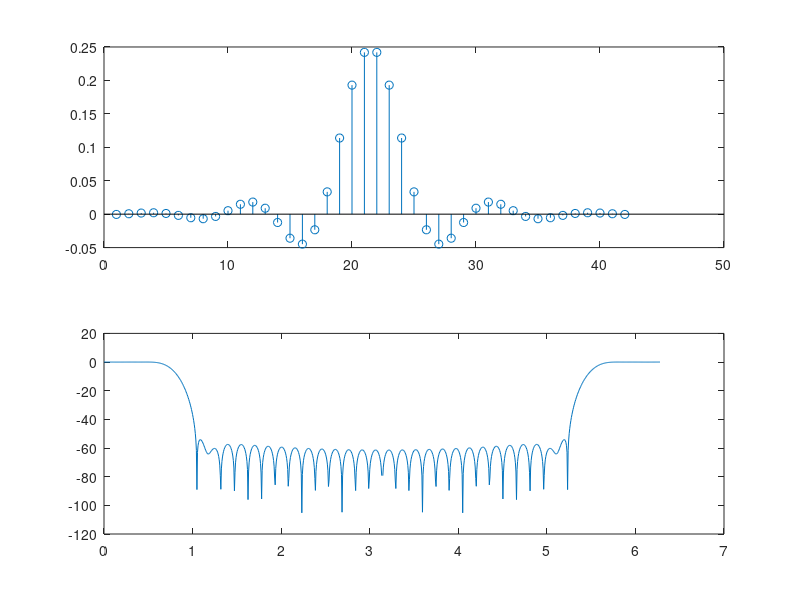
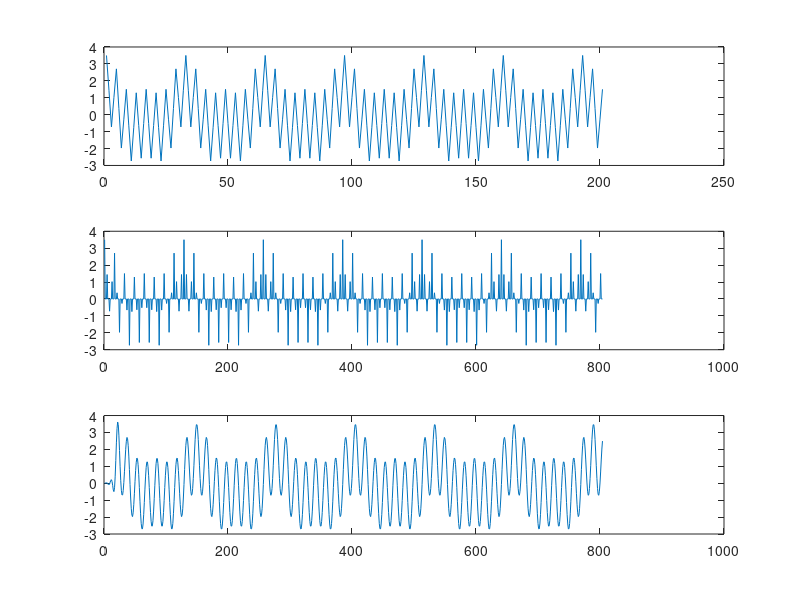
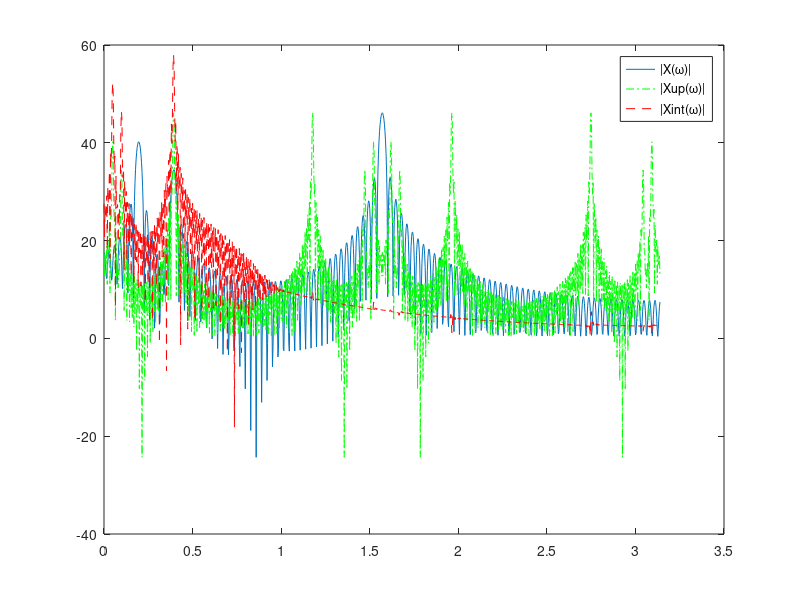
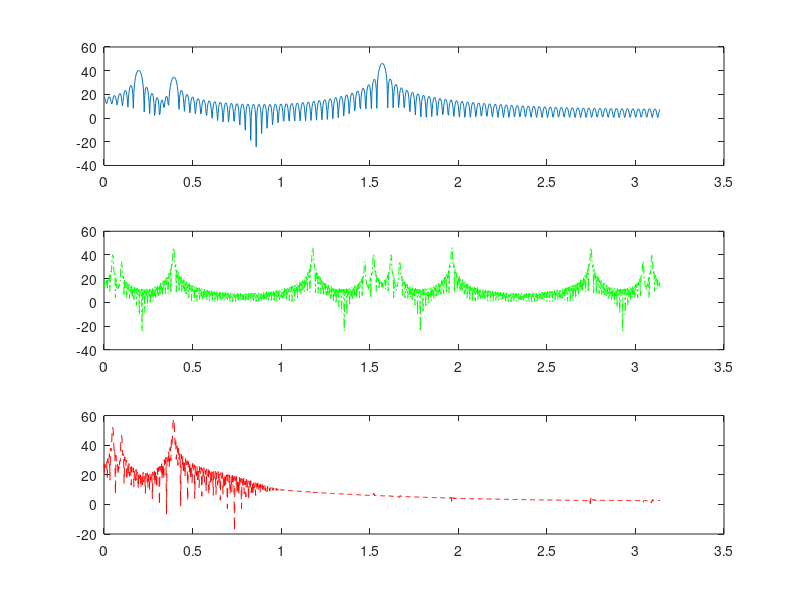

Write MATLAB code to recreate these figures, in order.
clc
clear all
close all

Nfft=1024;
N=41;
M=4;
fc=1/(2*M)


h = fir1(N,2*fc) ;
figure,
subplot(211), stem(h)
H=fft(h,Nfft);
w=2*pi*[0:Nfft-1]./Nfft;
subplot(212), plot(w,20*log10(abs(H)))

w1=pi/16;
w2=pi/8;
w3=pi/2;
n=[0:200];
x = cos(w1*n)+0.5*cos(w2*n)+2*cos(w3*n);
%[x, Fs] = wavread('flute2.wav');
% x = x';


xup = zeros(M*length(x), 1); 
xup(1:M:end ) = x ;

xint = filter(M*h, 1, xup);

figure,
subplot(3,1,1), plot(x)
subplot(3,1,2), plot(xup)
subplot(3,1,3), plot(xint)


[H, w] = freqz(x,1,1024);
[Hup, w] = freqz(xup,1,1024);
[Hint, w] = freqz(xint,1,1024);

figure,
plot(w, 10*log10(abs(H).^2));
hold on
plot(w, 10*log10(abs(Hup).^2), 'g-.');
plot(w, 10*log10(abs(Hint).^2), 'r--');
hold off
legend('|X(\omega)|', '|Xup(\omega)|', '|Xint(\omega)|') ;


figure,
subplot(3,1,1), plot(w, 10*log10(abs(H).^2))
subplot(3,1,2), plot(w, 10*log10(abs(Hup).^2), 'g-.');
subplot(3,1,3), plot(w, 10*log10(abs(Hint).^2), 'r--');


% see also
int= interp(x,M);
 
figure,
plot(w, 10*log10(abs(Hint).^2), 'r--');
hold on
[INT, w] = freqz(int,1,1024);
plot(w, 10*log10(abs(INT).^2));
hold off
legend('|Xint(\omega)|', '|Xinterp with Matlab(\omega)|') ;


%swap
%CASE A
hd=h(1:M:end);
xf = filter(M*hd, 1, x);
xfup = zeros(M*length(xf), 1); 
xfup(1:M:end ) = xf ;

figure,
plot(w, 10*log10(abs(Hint).^2), 'r--');
hold on
[Hfup, w] = freqz(xfup,1,1024);
plot(w, 10*log10(abs(Hfup).^2));
hold off

% CASE B
xf = filter(M*h, 1, x);
xfup = zeros(M*length(xf), 1); 
xfup(1:M:end ) = xf ;


figure,
plot(w, 10*log10(abs(Hint).^2), 'r--');
hold on
[Hfup, w] = freqz(xfup,1,1024);
plot(w, 10*log10(abs(Hfup).^2));
hold off